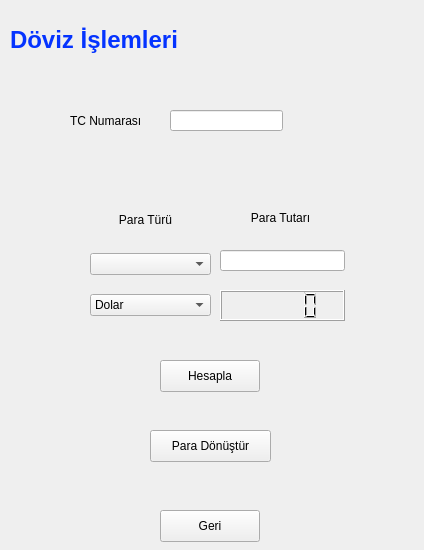
<?xml version="1.0" encoding="UTF-8"?>
<ui version="4.0">
 <class>paraDonustur</class>
 <widget class="QWidget" name="paraDonustur">
  <property name="geometry">
   <rect>
    <x>0</x>
    <y>0</y>
    <width>424</width>
    <height>550</height>
   </rect>
  </property>
  <property name="windowTitle">
   <string>Form</string>
  </property>
  <widget class="QLineEdit" name="lnTC">
   <property name="geometry">
    <rect>
     <x>170</x>
     <y>110</y>
     <width>113</width>
     <height>21</height>
    </rect>
   </property>
  </widget>
  <widget class="QLabel" name="label_2">
   <property name="geometry">
    <rect>
     <x>110</x>
     <y>210</y>
     <width>71</width>
     <height>20</height>
    </rect>
   </property>
   <property name="text">
    <string>&lt;html&gt;&lt;head/&gt;&lt;body&gt;&lt;p align=&quot;center&quot;&gt;Para Türü&lt;/p&gt;&lt;/body&gt;&lt;/html&gt;</string>
   </property>
  </widget>
  <widget class="QPushButton" name="pbParaDonustur">
   <property name="geometry">
    <rect>
     <x>150</x>
     <y>430</y>
     <width>121</width>
     <height>32</height>
    </rect>
   </property>
   <property name="text">
    <string>Para Dönüştür</string>
   </property>
  </widget>
  <widget class="QLabel" name="label_3">
   <property name="geometry">
    <rect>
     <x>230</x>
     <y>210</y>
     <width>101</width>
     <height>16</height>
    </rect>
   </property>
   <property name="text">
    <string>&lt;html&gt;&lt;head/&gt;&lt;body&gt;&lt;p align=&quot;center&quot;&gt;Para Tutarı&lt;/p&gt;&lt;/body&gt;&lt;/html&gt;</string>
   </property>
  </widget>
  <widget class="QPushButton" name="pbGeri">
   <property name="geometry">
    <rect>
     <x>160</x>
     <y>510</y>
     <width>100</width>
     <height>32</height>
    </rect>
   </property>
   <property name="text">
    <string>Geri</string>
   </property>
  </widget>
  <widget class="QLabel" name="label">
   <property name="geometry">
    <rect>
     <x>10</x>
     <y>10</y>
     <width>201</width>
     <height>61</height>
    </rect>
   </property>
   <property name="text">
    <string>&lt;html&gt;&lt;head/&gt;&lt;body&gt;&lt;p&gt;&lt;span style=&quot; font-size:18pt; font-weight:700; color:#0433ff;&quot;&gt; Döviz İşlemleri&lt;/span&gt;&lt;/p&gt;&lt;/body&gt;&lt;/html&gt;</string>
   </property>
  </widget>
  <widget class="QLabel" name="label_4">
   <property name="geometry">
    <rect>
     <x>70</x>
     <y>110</y>
     <width>91</width>
     <height>21</height>
    </rect>
   </property>
   <property name="text">
    <string>TC Numarası</string>
   </property>
  </widget>
  <widget class="QLabel" name="labelDurum">
   <property name="geometry">
    <rect>
     <x>190</x>
     <y>470</y>
     <width>101</width>
     <height>20</height>
    </rect>
   </property>
   <property name="text">
    <string/>
   </property>
  </widget>
  <widget class="QLineEdit" name="lnParaMiktari">
   <property name="geometry">
    <rect>
     <x>220</x>
     <y>250</y>
     <width>125</width>
     <height>21</height>
    </rect>
   </property>
  </widget>
  <widget class="QLCDNumber" name="lcdNumber">
   <property name="geometry">
    <rect>
     <x>220</x>
     <y>290</y>
     <width>125</width>
     <height>31</height>
    </rect>
   </property>
  </widget>
  <widget class="QPushButton" name="pbHesapla">
   <property name="geometry">
    <rect>
     <x>160</x>
     <y>360</y>
     <width>100</width>
     <height>32</height>
    </rect>
   </property>
   <property name="text">
    <string>Hesapla</string>
   </property>
  </widget>
  <widget class="QLabel" name="labelSonuc">
   <property name="geometry">
    <rect>
     <x>190</x>
     <y>400</y>
     <width>91</width>
     <height>21</height>
    </rect>
   </property>
   <property name="text">
    <string/>
   </property>
  </widget>
  <widget class="QWidget" name="">
   <property name="geometry">
    <rect>
     <x>90</x>
     <y>240</y>
     <width>121</width>
     <height>91</height>
    </rect>
   </property>
   <layout class="QVBoxLayout" name="verticalLayout_2">
    <item>
     <widget class="QComboBox" name="cmParaTuru">
      <property name="currentIndex">
       <number>-1</number>
      </property>
      <item>
       <property name="text">
        <string>Dolar</string>
       </property>
      </item>
      <item>
       <property name="text">
        <string>Tl</string>
       </property>
      </item>
     </widget>
    </item>
    <item>
     <widget class="QComboBox" name="cmParaTuruCevir">
      <property name="currentIndex">
       <number>0</number>
      </property>
      <item>
       <property name="text">
        <string>Dolar</string>
       </property>
      </item>
      <item>
       <property name="text">
        <string>Tl</string>
       </property>
      </item>
     </widget>
    </item>
   </layout>
  </widget>
 </widget>
 <resources/>
 <connections/>
</ui>
